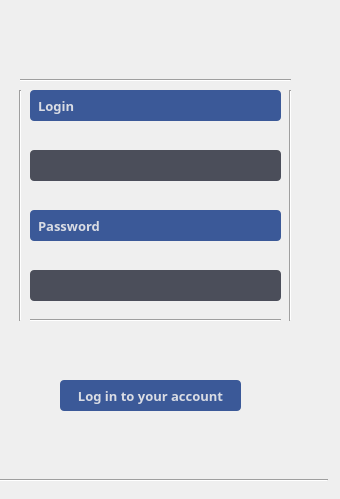
       <widget class="QWidget" name="tab_7">
        <attribute name="title">
         <string>Login</string>
        </attribute>
        <widget class="QLabel" name="Login_Librarian_11">
         <property name="geometry">
          <rect>
           <x>30</x>
           <y>90</y>
           <width>251</width>
           <height>31</height>
          </rect>
         </property>
         <property name="font">
          <font>
           <family>Trebuchet MS</family>
           <pointsize>10</pointsize>
           <weight>75</weight>
           <bold>true</bold>
          </font>
         </property>
         <property name="styleSheet">
          <string notr="true">QLabel {
    color: #D9DCE4;
    background-color: #3B5998;
    border-radius: 4px;
    padding: 4px;
}
</string>
         </property>
         <property name="text">
          <string>Login</string>
         </property>
        </widget>
        <widget class="QLabel" name="Password_Librarian_8">
         <property name="geometry">
          <rect>
           <x>30</x>
           <y>210</y>
           <width>251</width>
           <height>31</height>
          </rect>
         </property>
         <property name="font">
          <font>
           <family>Trebuchet MS</family>
           <pointsize>10</pointsize>
           <weight>75</weight>
           <bold>true</bold>
          </font>
         </property>
         <property name="styleSheet">
          <string notr="true">QLabel {
    color: #D9DCE4;
    background-color: #3B5998;
    border-radius: 4px;
    padding: 4px;
}
</string>
         </property>
         <property name="text">
          <string>Password</string>
         </property>
         <property name="textFormat">
          <enum>Qt::AutoText</enum>
         </property>
         <property name="alignment">
          <set>Qt::AlignLeading|Qt::AlignLeft|Qt::AlignVCenter</set>
         </property>
        </widget>
        <widget class="QLineEdit" name="lineEdit_input_login_3">
         <property name="geometry">
          <rect>
           <x>30</x>
           <y>150</y>
           <width>251</width>
           <height>31</height>
          </rect>
         </property>
         <property name="font">
          <font>
           <family>Trebuchet MS</family>
           <pointsize>10</pointsize>
           <weight>75</weight>
           <bold>true</bold>
          </font>
         </property>
         <property name="styleSheet">
          <string notr="true">QLineEdit {
    background-color: #4B4E5A;
    border-radius: 4px;
    color: white;
    padding: 4px;
    border: none;
}
QLineEdit:hover {
    border: 1px solid #3b3e47;
}
QLineEdit:focus {
    border: 1px solid #3b3e47;
}
</string>
         </property>
         <property name="text">
          <string/>
         </property>
        </widget>
        <widget class="QLineEdit" name="lineEdit_input_password_3">
         <property name="geometry">
          <rect>
           <x>30</x>
           <y>270</y>
           <width>251</width>
           <height>31</height>
          </rect>
         </property>
         <property name="font">
          <font>
           <family>Trebuchet MS</family>
           <pointsize>10</pointsize>
           <weight>75</weight>
           <bold>true</bold>
          </font>
         </property>
         <property name="styleSheet">
          <string notr="true">QLineEdit {
    background-color: #4B4E5A;
    border-radius: 4px;
    color: white;
    padding: 4px;
    border: none;
}
QLineEdit:hover {
    border: 1px solid #3b3e47;
}
QLineEdit:focus {
    border: 1px solid #3b3e47;
}
</string>
         </property>
         <property name="text">
          <string/>
         </property>
         <property name="dragEnabled">
          <bool>false</bool>
         </property>
        </widget>
        <widget class="QPushButton" name="pushButton_input_acc_reader">
         <property name="geometry">
          <rect>
           <x>60</x>
           <y>380</y>
           <width>181</width>
           <height>31</height>
          </rect>
         </property>
         <property name="font">
          <font>
           <family>Trebuchet MS</family>
           <pointsize>10</pointsize>
           <weight>75</weight>
           <bold>true</bold>
           <underline>false</underline>
           <strikeout>false</strikeout>
          </font>
         </property>
         <property name="cursor">
          <cursorShape>PointingHandCursor</cursorShape>
         </property>
         <property name="styleSheet">
          <string notr="true">QPushButton {
    color: #D9DCE4;
    background-color: #3B5998;
    border-radius: 4px;
    padding: 4px;
}

QPushButton:hover {
    background-color: #404040;
}
</string>
         </property>
         <property name="text">
          <string>Log in to your account</string>
         </property>
        </widget>
        <widget class="Line" name="line_3">
         <property name="geometry">
          <rect>
           <x>-3</x>
           <y>470</y>
           <width>331</width>
           <height>20</height>
          </rect>
         </property>
         <property name="orientation">
          <enum>Qt::Horizontal</enum>
         </property>
        </widget>
        <widget class="Line" name="line_4">
         <property name="geometry">
          <rect>
           <x>10</x>
           <y>90</y>
           <width>20</width>
           <height>231</height>
          </rect>
         </property>
         <property name="orientation">
          <enum>Qt::Vertical</enum>
         </property>
        </widget>
        <widget class="Line" name="line_2">
         <property name="geometry">
          <rect>
           <x>20</x>
           <y>70</y>
           <width>271</width>
           <height>20</height>
          </rect>
         </property>
         <property name="orientation">
          <enum>Qt::Horizontal</enum>
         </property>
        </widget>
        <widget class="Line" name="line_6">
         <property name="geometry">
          <rect>
           <x>280</x>
           <y>90</y>
           <width>20</width>
           <height>231</height>
          </rect>
         </property>
         <property name="orientation">
          <enum>Qt::Vertical</enum>
         </property>
        </widget>
        <widget class="Line" name="line_5">
         <property name="geometry">
          <rect>
           <x>30</x>
           <y>310</y>
           <width>251</width>
           <height>20</height>
          </rect>
         </property>
         <property name="orientation">
          <enum>Qt::Horizontal</enum>
         </property>
        </widget>
       </widget>
